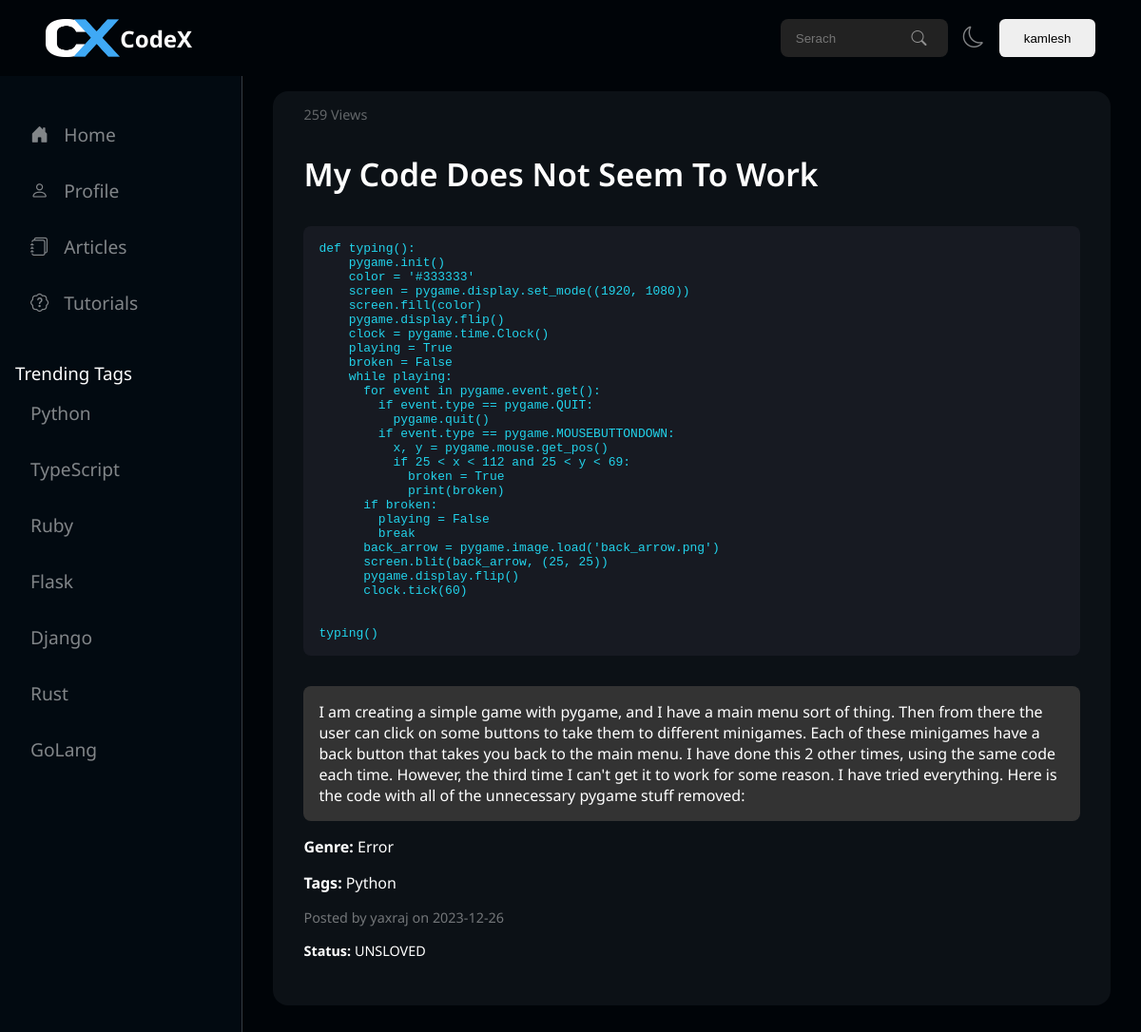
Page /article/1 (signed in) on the committed database.
### app.py (models this page shows, shortened)
class User(UserMixin, db.Model):
    id = db.Column(db.Integer, primary_key=True)
    username = db.Column(db.String(30), unique=True)
    email = db.Column(db.String(50), unique=True)
    password = db.Column(db.String(80))
    dob = db.Column(db.Integer)
    tech_stack = db.Column(db.String(80))
    bio = db.Column(db.Text(500))
    occupation = db.Column(db.String(80))
    location = db.Column(db.String(80))
    profile_pic = db.Column(db.String(80))
    github = db.Column(db.String(80))
    linkedin = db.Column(db.String(80))
    twitter = db.Column(db.String(80))
    facebook = db.Column(db.String(80))
    instagram = db.Column(db.String(80))
    website = db.Column(db.String(80))
    created_at = db.Column(db.DateTime, default=datetime.utcnow)
    status = db.Column(db.String(80), default='active')

class Articles(db.Model):
    article_id = db.Column(db.Integer, primary_key=True)
    title = db.Column(db.String(200), nullable=False)
    description = db.Column(db.Text, nullable=False)
    code_snippet = db.Column(db.Text, nullable=True)
    post_by = db.Column(db.String(200), nullable=False)
    date_time = db.Column(db.DateTime, default=datetime.utcnow)
    likes = db.Column(db.Integer, default=0)
    genre = db.Column(db.String(200), nullable=True)
    tags = db.Column(db.String(200), nullable=True)
    views = db.Column(db.Integer, default=0)
    updated_at = db.Column(db.DateTime, onupdate=datetime.utcnow)
    status = db.Column(db.String(200), nullable=False, default='draft')

### app.py (the view)
@app.route('/article/<int:article_id>', methods=['GET'])
def article(article_id):
    article = Articles.query.get(article_id)
    if article:
        if 'views' in article.__dict__:
            article.views += 1
        else:
            article.views = 1
        db.session.commit()
        return render_template('view_article.html', article=article)
    else:
        return "Article not found", 404

### app.py (called while the page is built)
@login_manager.user_loader
def load_user(user_id):
    return User.query.get(int(user_id))

### templates/view_article.html (shortened to what this page needs)
{% extends 'base.html' %}  {% block bodyblock %}
<div class="wrapper">
  {% include 'sidebar.html' %}
  <div class="articles-div-main">
    <div class="article-card" style="width: 100%;">
      <div class="top-bar">
        <span class="views">{{ article.views }} Views</span>
        <div class="buttons">
        </div>
      </div>
      <h2 class="title" style="font-size: 2.1rem; font-weight: 600">
        {{ article.title }}
      </h2>
      <pre class="code-snippet">{{ article.code_snippet }}</pre>
      <pre class="description">{{ article.description }}</pre>
      <p><strong>Genre:</strong> {{ article.genre }}</p>
      <p><strong>Tags:</strong> {{ article.tags }}</p>
      <p class="posted-by">
        Posted by {{ article.post_by }} on {{
        article.date_time.strftime('%Y-%m-%d') }}
      </p>
      <p class="status"><strong>Status:</strong> {{ article.status }}</p>
    </div>
  </div></div>
  {% endblock bodyblock %}

### templates/base.html (shortened to what this page needs)
<!DOCTYPE html>
<html lang="en">
  <head>
    <link rel="stylesheet" href="../static/styles/style.css" />
    <link
      rel="stylesheet"
      href="https://cdn.jsdelivr.net/npm/bootstrap-icons@1.11.2/font/bootstrap-icons.min.css"
    />
  </head>
  <body>
    <div class="navbar">
      <div class="left">
        <div class="logo">
            <img src="../static/images/logo.png" alt="">
            <h2 style="color: #fff;">CodeX</h2>
        </div>
      </div>
      <div class="right">
        <div class="search">
          <input type="text" placeholder="Serach" /><i class="bi bi-search"></i>
        </div>
        <div class="buttons">
          <button class="theme-btn"><i class="bi bi-moon"></i></button>
          <button class="login-btn"> {% if current_user.is_authenticated %}
            {{ session.username }}</a>
        {% else %}
            <a style="text-decoration: none; color: #000;;" href="/login">Sign In</a>
        {% endif %}</button>
        </div>
      </div>
    </div>
    {% block bodyblock %} {% endblock bodyblock %}
  </body>
</html>

### static/styles/style.css (style rules this page uses)
* { margin: 0; padding: 0; box-sizing: border-box; }
body { background-color: #000408; font-family: "Noto Sans", sans-serif; overflow-x: hidden; }
.navbar { width: 100%; height: 5rem; z-index: 999999999; padding: 0rem 3rem; display: flex; align-items: center; justify-content: space-between; position: fixed; background-color: #000408; }
.navbar .left { width: 30%; height: 100%; display: flex; justify-content: flex-end; align-items: center; }
.navbar .left .logo { width: 100%; height: 100%; display: flex; justify-content: flex-start; align-items: center; }
.navbar .left .logo img { height: 50%; }
.navbar .right { width: 30%; height: 100%; display: flex; align-items: center; justify-content: flex-end; }
.navbar .right .search { width: 60%; height: 2.5rem; display: flex; align-items: center; background-color: #222; padding: 0rem 1rem; border-radius: 0.5rem; }
.navbar .right .search input { width: 100%; background-color: #222; outline: none; border: none; color: #fff; }
.navbar .right .search .bi-search { color: #fff; padding: 0.4rem; opacity: 50%; }
.navbar .right .buttons { display: flex; align-items: center; }
.navbar .right .buttons .theme-btn { background-color: transparent; border: none; outline: none; color: #fff; font-size: 1.4rem; padding: 1rem; opacity: 50%; }
.navbar .right .buttons .login-btn { padding: 0.8rem 1.6rem; border: none; outline: none; border-radius: 0.4rem; }
.wrapper { width: 100%; display: flex; height: 100%; }
.wrapper .articles-div-main { width: 100%; height: 100vh; overflow-y: scroll; padding: 2rem; padding-top: 6rem; gap: 2rem; display: flex; flex-direction: column; align-items: center; }
.wrapper .articles-div-main .article-card { background-color: #0c1116; display: flex; flex-direction: column; width: 60%; padding: 2rem; gap: 1rem; padding-top: 0rem; border-radius: 1rem; }
.wrapper .articles-div-main .article-card .top-bar { width: 100%; height: 3rem; display: flex; justify-content: space-between; align-items: center; }
.wrapper .articles-div-main .article-card .top-bar .views { color: rgba(255, 255, 255, 0.3568627451); font-size: 0.9rem; }
.wrapper .articles-div-main .article-card .top-bar .buttons { display: flex; gap: 0.4rem; }
.wrapper .articles-div-main .article-card h2 { margin-top: 0; color: #ffffff; text-transform: capitalize; margin-bottom: 1rem; }
.wrapper .articles-div-main .article-card p { color: #fff; }
.wrapper .articles-div-main .article-card .code-snippet { font-family: monospace; padding: 1rem; border-radius: 0.5rem; background-color: #171a22; color: #22d3eb; margin-bottom: 1rem; }
.wrapper .articles-div-main .article-card .description { width: 100%; background-color: #333; text-wrap: wrap; padding: 1rem; border-radius: 0.5rem; color: #fff; font-family: "Noto Sans", sans-serif; font-size: 1rem; }
.wrapper .articles-div-main .article-card .posted-by { color: rgba(255, 255, 255, 0.4235294118); font-size: 0.9rem; }
.wrapper .articles-div-main .article-card .status { color: #fff; font-size: 0.9rem; }

### rows in the picture
User: username "kamlesh"
Articles: views "259", title "My Code Does Not Seem To Work", code_snippet "def typing(): pygame.init() color = '#333333' screen = pygame.display.set_mode((1920, 1080)) screen.fill(color) pygame.display.flip() clock = pygame.time.Clock() playing = True broken = False while playing: for event in pygame.event.get(): if event.type == pygame.QUIT: pygame.quit() if event.type == pygame.MOUSEBUTTONDOWN: x, y = pygame.mouse.get_pos() if 25 < x < 112 and 25 < y < 69: broken = True print(broken) if broken: playing = False break back_arrow = pygame.image.load('back_arrow.png') screen.blit(back_arrow, (25, 25)) pygame.display.flip() clock.tick(60) typing()", description "I am creating a simple game with pygame, and I have a main menu sort of thing. Then from there the user can click on some buttons to take them to different minigames. Each of these minigames have a back button that takes you back to the main menu. I have done this 2 other times, using the same code each time. However, the third time I can't get it to work for some reason. I have tried everything. Here is the code with all of the unnecessary pygame stuff removed:", genre "Error", tags "Python", post_by "yaxraj", date_time "2023-12-26", status "UNSLOVED"
